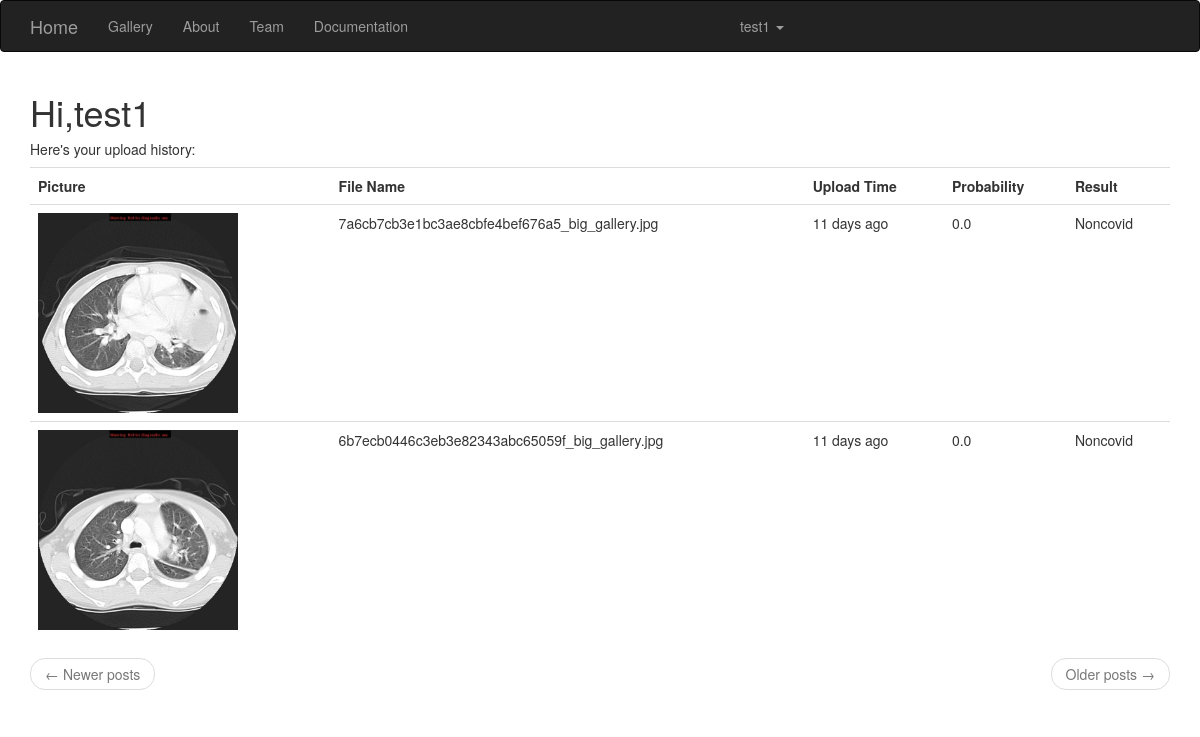
Screenshot of /history/3 (signed in) with the database file from the repository.
### app/models.py (models this page shows, shortened)
class User(db.Model, UserMixin):
    id = db.Column(db.Integer, primary_key=True)
    username = db.Column(db.String(64))
    email = db.Column(db.String(128), index=True, unique=True)
    password_hash = db.Column(db.String(128))
    cts = db.relationship('Ct', backref='uploader', lazy='dynamic')

class Ct(db.Model):
    id = db.Column(db.Integer, primary_key=True)
    timestamp = db.Column(db.DateTime, index=True, default=datetime.utcnow)
    filename = db.Column(db.String(256))
    result = db.Column(db.Float(128))
    user_id = db.Column(db.Integer, db.ForeignKey('user.id'))

### app/routes.py (the view)
@login_required
@app.route('/history/<id>', methods=['POST', 'GET'])
def history(id):
    if int(id) != int(current_user.id):
        flash("Users are allowed to access their own upload history only")
        return redirect(url_for('index'))
    page = request.args.get('page', 1, type=int)
    cts = Ct.query.filter_by(user_id=id).order_by(Ct.timestamp.desc()).paginate(
        page, app.config['POSTS_PER_PAGE'], False)
    next_url = url_for('index', page=cts.next_num) \
        if cts.has_next else None
    prev_url = url_for('index', page=cts.prev_num) \
        if cts.has_prev else None
    return render_template('history.html', id=id, cts=cts.items, next_url=next_url,
                           prev_url=prev_url)

### app/models.py (called while the page is built)
@login.user_loader
def load_user(id):
    return User.query.get(int(id))

### app/templates/history.html
{% extends "base.html" %}
{% block app_content %}
    <h1>Hi,{{current_user.username}}</h1>
    <h5>Here's your upload history:</h5>
    {% if cts %}
    <table class="table table-hover">
        <tr>
            <th>Picture</th>
            <th>File Name</th>
            <th>Upload Time</th>
            <th>Probability</th>
            <th>Result</th>
        </tr>
        {% endif %}
        {% for ct in cts %}
        <tr>
            <td>
                <img src="{{ url_for('send_file', filename=ct.filename)}}"
                    alt="../uploads/{{current_user.id}}/{{ct.filename}}"
                    style="width: 200px; height: 200px;">
            </td>
            <td>
                {{ct.filename}}
            </td>
            <td>
                <p>{{ moment(ct.timestamp).fromNow() }}</p>
            </td>
            <td>
                {{ct.result}}
            </td>
            <td>
                {% if ct.result> 0.5 %}
                Covid
                {% else %}
                Noncovid
                {% endif %}
            </td>
        </tr>
        {% endfor %}
        {% if cts %}
    </table>
    {% endif %}
    <nav aria-label="...">
        <ul class="pager">
            <li class="previous{% if not prev_url %} disabled{% endif %}">
                <a href="{{ prev_url or '#' }}">
                    <span aria-hidden="true">&larr;</span> Newer posts
                </a>
            </li>
            <li class="next{% if not next_url %} disabled{% endif %}">
                <a href="{{ next_url or '#' }}">
                    Older posts <span aria-hidden="true">&rarr;</span>
                </a>
            </li>
        </ul>
    </nav>
    {% endblock %}

### app/templates/base.html (shortened to what this page needs)
{% extends 'bootstrap/base.html' %}
{% block navbar%}
<nav class="navbar navbar-inverse">
    <div class="container">
        <div class="navbar-header">
            <a class="navbar-brand" href="{{url_for('index')}}">Home</a>
        </div>
        <div class="navbar-collapse collapse">
            <ul class="nav navbar-nav">
                <li class="nav-item"><a class="nav-link js-scroll-trigger" href="/#portfolio">Gallery</a></li>
                <li class="nav-item"><a class="nav-link js-scroll-trigger" href="/#about">About</a></li>
                <li class="nav-item"><a class="nav-link js-scroll-trigger" href="/#team">Team</a></li>
                <li class="nav-item"><a class="nav-link js-scroll-trigger"
                        href="https://drive.google.com/file/d/1B6YRII1Bw3BUFSApInGmiDrJugYjJ_-F/preview">Documentation</a>
                </li>
                {% if current_user.is_anonymous %}
                <li class="nav-item"><a href="{{url_for('login')}}">Login</a></li>
                {% else %}
                <li class="dropdown" style="position: absolute; right :400px" >
                    <a href="#" class="dropdown-toggle" data-toggle="dropdown" role="button" aria-haspopup="true"
                        aria-expanded="false" >{{current_user.username}} <span class="caret"></span></a>
                </li>
                {% endif %}
            </ul>
        </div>
    </div>
</nav>
{% endblock navbar%}
{% block content %}
<div class="container">
     {% block app_content %}
     {% endblock %}
</div>
{% endblock %}

### rows the page displays
User: username "test1"
Ct: filename (picture), filename "7a6cb7cb3e1bc3ae8cbfe4bef676a5_big_gallery.jpg", timestamp "11 days ago", result "0.0", shows "Noncovid"
Ct: filename (picture), filename "6b7ecb0446c3eb3e82343abc65059f_big_gallery.jpg", timestamp "11 days ago", result "0.0", shows "Noncovid"
